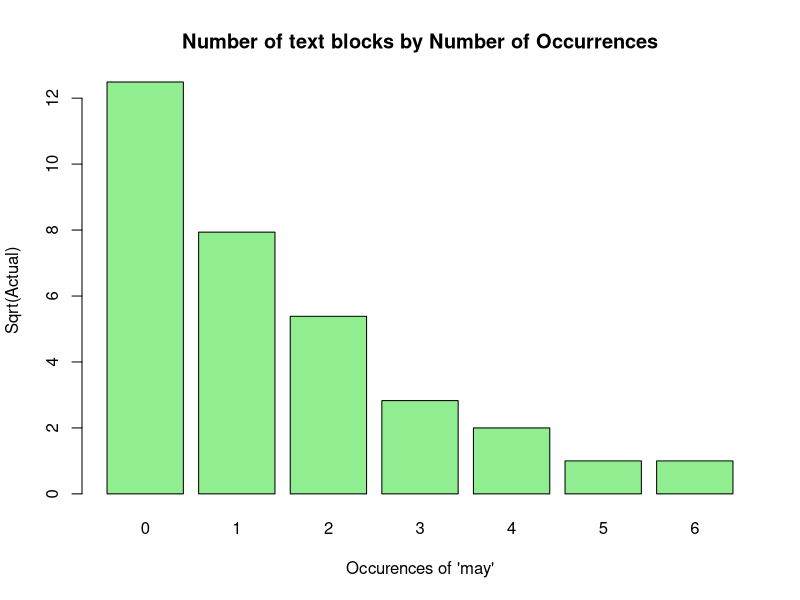
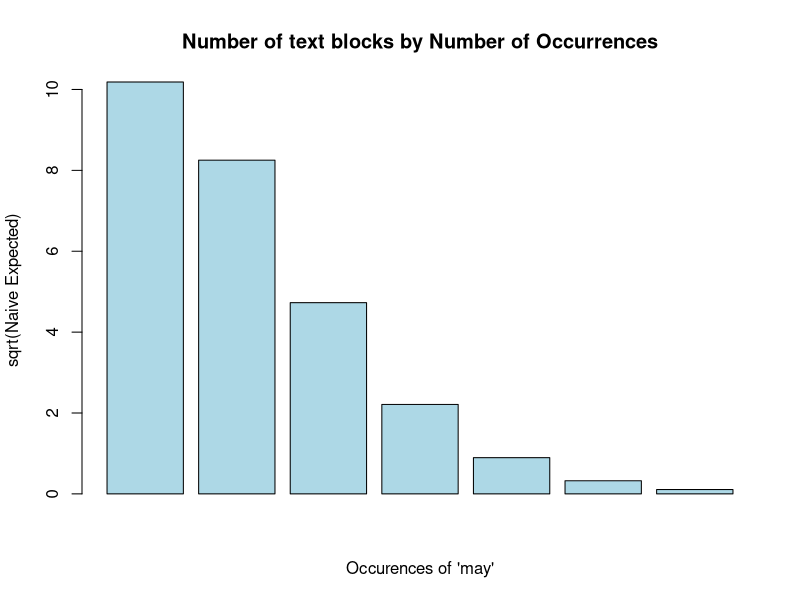
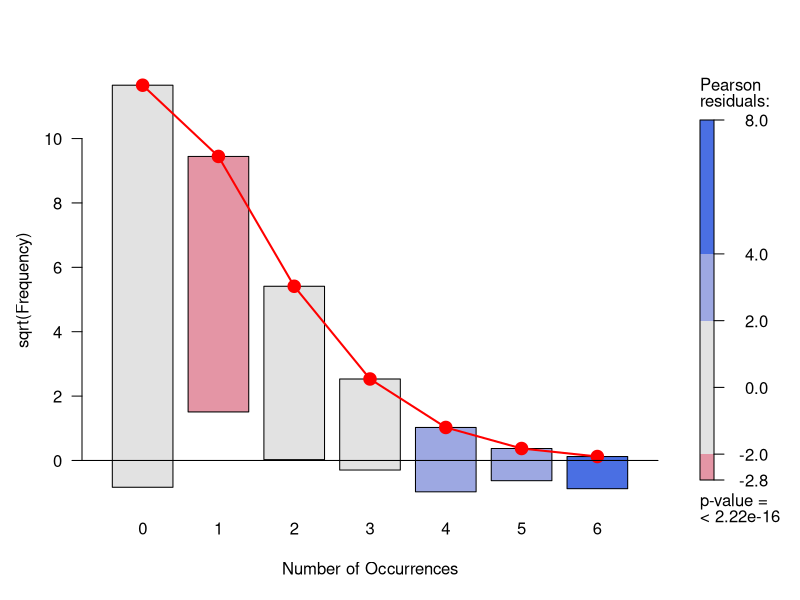
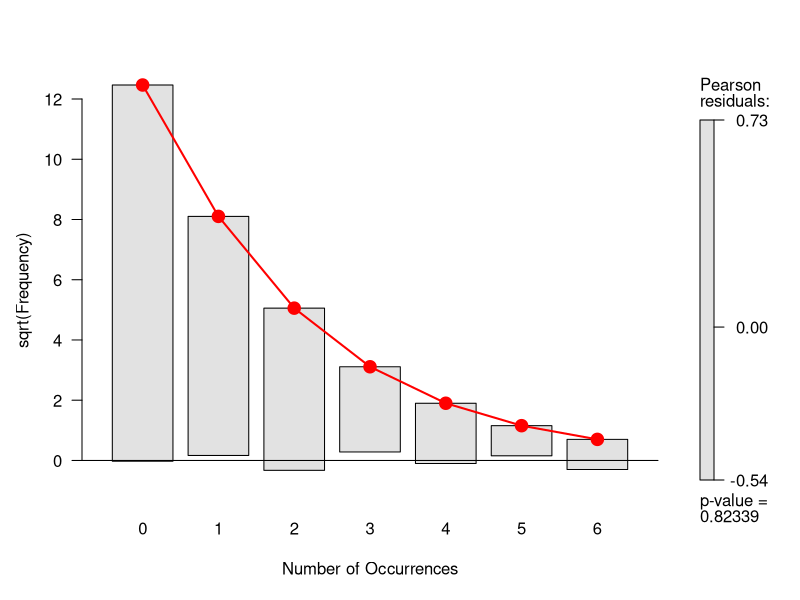
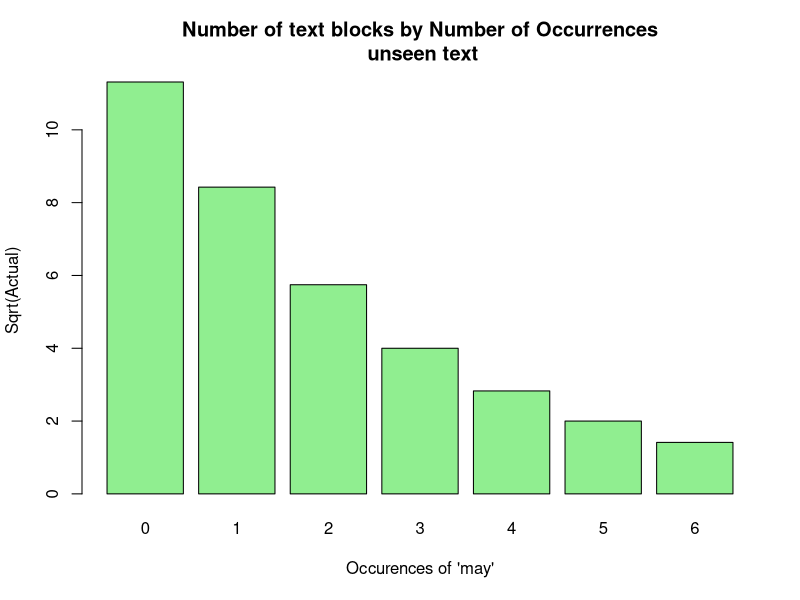
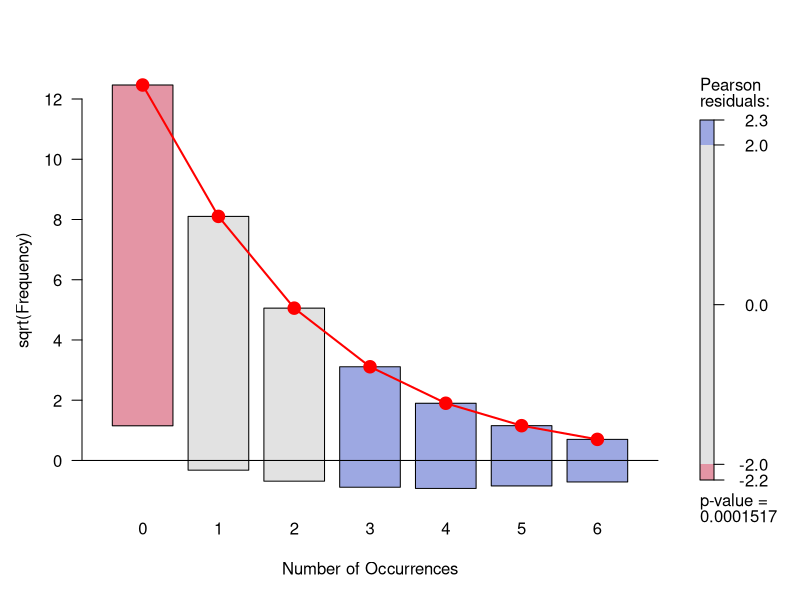
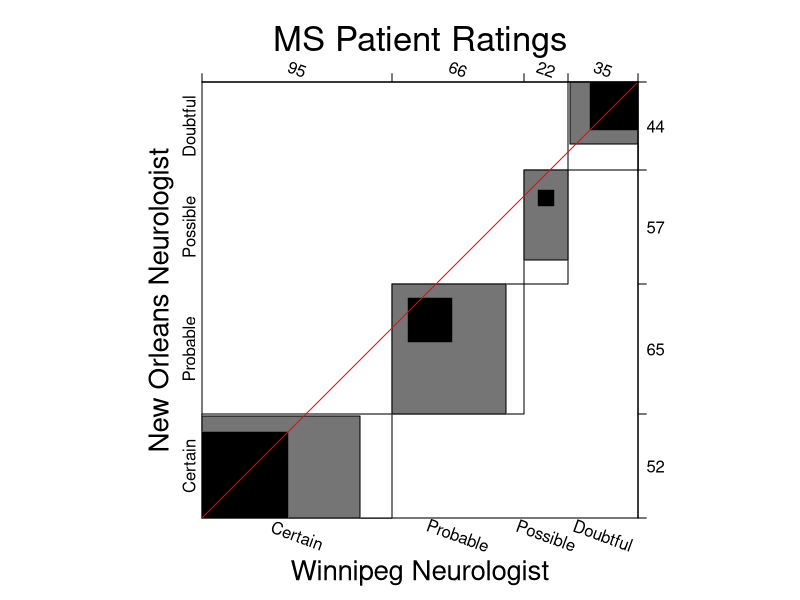
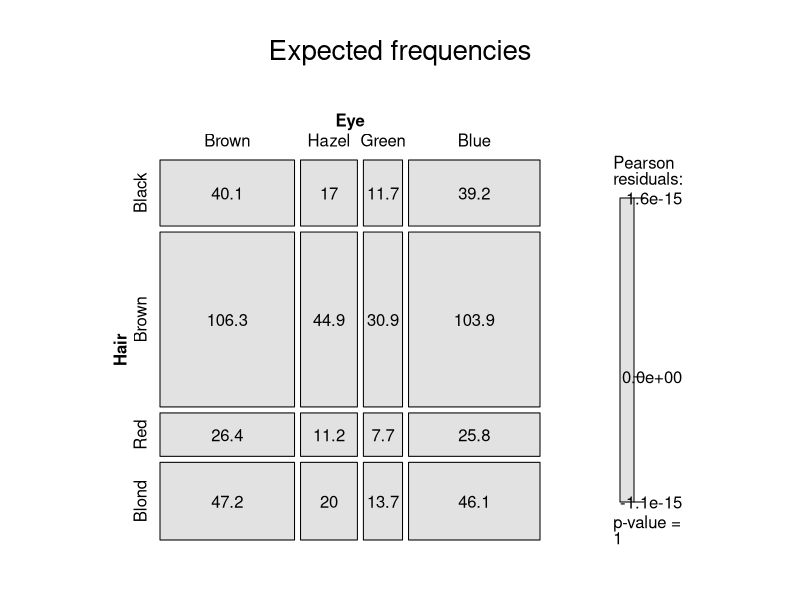

Here is the R script that generated these plots, in order:
## ---- chunk 1
knitr::opts_chunk$set(warning = FALSE
                      , message = FALSE
                      )

knitr::opts_template$set(
  fig.wide = list(fig.height = 4.5, fig.width = 8, fig.align='center')
  , fig.wideX = list(fig.height = 3, fig.width = 9, fig.align='center')
  , fig.relaxed = list(fig.height = 6, fig.width = 8, fig.align='center')
  , fig.tile = list(fig.height = 3, fig.width = 3, fig.align='center')
)
## ---- chunk 2
library(knitr)
library(vcd)
library(vcdExtra)
library(ca)
## ---- chunk 3
data("Federalist", package = "vcd")
Federalist
sum(expand.dft(as.data.frame(Federalist))$nMay)
mean(expand.dft(as.data.frame(Federalist))$nMay)
var(expand.dft(as.data.frame(Federalist))$nMay)
## ---- chunk 4
barplot(sqrt(Federalist)
        , main = "Number of text blocks by Number of Occurrences"
        , xlab = "Occurences of 'may'"
        , ylab = "Sqrt(Actual)"
        , col = "lightgreen"
)
## ---- chunk 5
barplot(sqrt(200 * dpois(0:6, mean(expand.dft(as.data.frame(Federalist))$nMay)
))
        , main = "Number of text blocks by Number of Occurrences"
        , ylab = "sqrt(Naive Expected)"
        , xlab = "Occurences of 'may'"
        , col = "lightblue")
## ---- chunk 6
Fed_fit0 <- goodfit(Federalist, type = "poisson")
# This will show the rate parameter, estimated by Maximum Likelihood
# This estimate is the same as the naive mean. This is to be expected when fitting a poisson.
unlist(Fed_fit0$par)

# This will show a Chi-Square Goodness of fit test against the expected values of a poisson distribution with this parameter
summary(Fed_fit0)
## ---- chunk 7
plot(Fed_fit0, type = "hanging", shade = TRUE)
## ---- chunk 8
Fed_fit1 <- goodfit(Federalist, type = "nbinomial")
# This will show the rate and dispersion parameters, estimated by Maximum Likelihood
# prob is the rate. Here it's very close to the poisson mean
# size is the dispersion
unlist(Fed_fit1$par)
summary(Fed_fit1)

plot(Fed_fit1, type = "hanging", shade = TRUE)
## ---- chunk 9
nonFederalist <- structure(c(128L, 71L, 33L, 16L, 8L, 4L, 2L), .Dim = 7L, .Dimnames = structure(list(
    c("0", "1", "2", "3", "4", "5", "6")), .Names = "nMay"), class = "table")
nonFederalist
sum(expand.dft(as.data.frame(nonFederalist))$nMay)
mean(expand.dft(as.data.frame(nonFederalist))$nMay)
var(expand.dft(as.data.frame(nonFederalist))$nMay)
barplot(sqrt(nonFederalist)
        , main = "Number of text blocks by Number of Occurrences\n unseen text"
        , xlab = "Occurences of 'may'"
        , ylab = "Sqrt(Actual)"
        , col = "lightgreen"
)
## ---- chunk 10
# we pass in our fitted parameter list this time
Fed_fit3 <- goodfit(nonFederalist, type = "nbinomial", par = Fed_fit1$par)
summary(Fed_fit3)
## ---- chunk 11
plot(Fed_fit3, type = "hanging", shade = TRUE)
## ---- chunk 12
# combine results from two cities (same raters are involved in all cases)
MSP <- margin.table(MSPatients, 1:2)
## ---- chunk 13
margin.table(MSP, 2)
props <- prop.table(margin.table(MSP, 2))
props

# The baseline accuracy is
props[which(props == max(props))]
## ---- chunk 14
# basic accuracy
sum(diag(MSP))/sum(MSP)
## ---- chunk 15
MSP
## ---- chunk 16
# cohen's kappa - the function in the vcd package provides weights and confidence intervals for this statistic
confint(Kappa(MSP, weights = "Fleiss-Cohen"))
## ---- chunk 17
op <- par(mar = c(4, 3, 4, 1) + .1)
B <- agreementplot(MSP
                   , main = "MS Patient Ratings"
                   , xlab_rot = -20
)

# ignore this
par(op)
## ---- chunk 18
unlist(B)[1 : 2]
## ---- chunk 19
hr_desc <- data.frame(No=1:3
                      , Name=c("Hair", "Eye", "Sex")
                      , Levels=c("Black, Brown, Red, Blond", "Brown, Blue, Hazel, Green", "Male, Female"))
kable(hr_desc)
## ---- chunk 20
haireye <- margin.table(HairEyeColor, 1:2)
haireye <- as.table(haireye[, c("Brown", "Hazel", "Green", "Blue")])
haireye
## ---- chunk 21
chisq.test(haireye)
## ---- chunk 22
expected = independence_table(haireye)
round(expected, 1)

mosaic(expected
      , shade = TRUE
      , main="Expected frequencies"
      , labeling = labeling_values
      , value_type = "expected"
      , gp_text = gpar(fontface = 1))
## ---- chunk 23
mosaic(haireye
      , gp = shading_Friendly # shade = TRUE
      , main="Actual frequencies"
      , labeling = labeling_values
      , value_type = "observed"
      , gp_text = gpar(fontface = 1)
      , rot_labels = c(top = -20))
## ---- chunk 24
HEC <- HairEyeColor[, c("Brown", "Hazel", "Green", "Blue"), ]
mosaic(HEC
      , gp = shading_Friendly # shade = TRUE
      , main="Actual frequencies"
      , labeling = labeling_values
      , value_type = "observed"
      , gp_text = gpar(fontface = 1), rot_labels = c(right = -45)) 
## ---- chunk 25
tv_desc <- data.frame(No=1:3
                      , Name=c("Day", "Time", "Network")
                      , Levels=c("Monday, Tuesday, Wednesday, Thursday, Friday", "8, 9, 10", "ABC, CBS, NBC"))
kable(tv_desc)
## ---- chunk 26
data("TV", package = "vcdExtra")
# The original data is collected in 15 minutes slices.

# Convert 3-D array to a frequency data frame
# This has a row for each cell of the array
# and a new column for the cell value
TV.df <- as.data.frame.table(TV)

# Convert it into hourly slices
levels(TV.df$Time) <- rep(c("8", "9", "10"), c(4,4,3))

# Convert frequency data back to 3-D array, now with just 3 time levels
TV3 <- xtabs(Freq~Day+Time+Network, TV.df)
## ---- chunk 27
# create a multiple correspondence analysis
TV3.mca <- mjca(TV3)

# the plot function uses all base R plot stuff
# but needs a bit of manipulation
cols <- c("blue", "black", "red")

# "blank plot"
res <- plot(TV3.mca, labels=0, pch='.', cex.lab=1.2)

# combine Dims, factor names and levels
coords <- data.frame(res$cols, TV3.mca$factors)

# hard-coded from known number of levels
# day, time, network
nlev <- c(5,3,3)

# everything needs to be in semantic order
coords <- coords[ order(coords[,"factor"], coords[,"level"]), ]
# quick fix for ordering e.g. day of week, not alphabetical
coords$order <- c(5, 1, 4, 2, 3, 6, 7, 8, 11, 9, 10)
coords <- coords[order(coords[, "order"]), ]

# place the points with separate plot chars and colours
points(coords[,1:2], pch=rep(16:18, nlev), col=rep(cols, nlev), cex=1.2)

# place the text
pos <- c(1,4,3)
text(coords[,1:2], labels=coords$level, col=rep(cols, nlev), pos=rep(pos,nlev), cex=1.1, xpd=TRUE)

# join things in sequence
lines(Dim2 ~ Dim1, data=coords, subset=factor=="Day", lty=1, lwd=1, col="blue")
lines(Dim2 ~ Dim1, data=coords, subset=factor=="Time",  lty=1, lwd=1, col="red")

# add segement from the origin to channels
nw <- subset(coords, factor=="Network")
segments(0, 0, nw[,"Dim1"], nw[, "Dim2"], col = "black", lwd = 0.5, lty = 3)

# add a legend
legend("topright", legend=c("Day", "Network", "Time"),
       title="Factor", title.col="black",
       col=cols, text.col=cols, pch=16:18,
       bg="gray95")
## ---- chunk 28
# pivoting the dimensions for a clearer view
mosaic(xtabs(Freq~Network+Day+Time, TV.df)
       , gp = shading_Friendly # shade = TRUE
       #, rot_labels = c(top = -20)
       )
